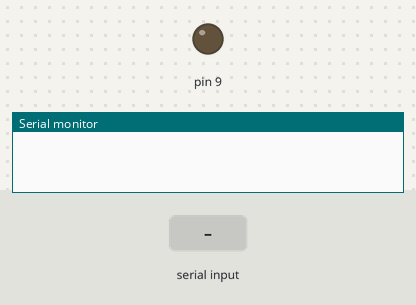
This sketch was run on a simulated Arduino Uno, built with avr-gcc and run on an emulated ATmega328P. Shown: output pins drawn as LEDs (lit = HIGH), the last lines printed to the serial monitor. The test bench sets the inputs (shaded band).

Above: at 1.2 s.
1.3 s: "1" received over Serial
At 5.8 s:
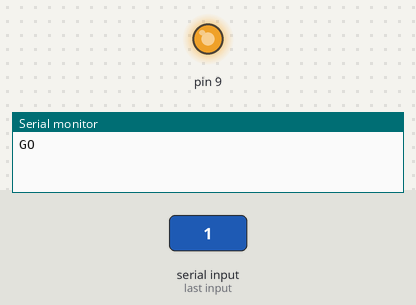
At 10.8 s:
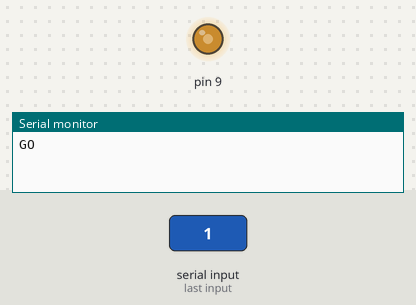
Timing chart, 0 to 12.3 s (numbered marks = the images above; inputs shaded):
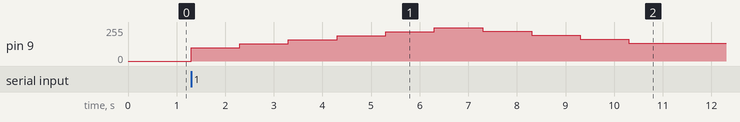

The sketch:

motors_copy_20230930180031.ino
```cpp
// int ENA = 9;
// int ENB = 3;
// int IN1 = 7;
// int IN2 = 6;
// int IN3 = 5;
// int IN4 = 4;

class Motor{
public:
  Motor(int ENA, int IN1, int IN2, int power){
    _ENA = ENA;
    _IN1 = IN1;
    _IN2 = IN2;
    _power = power;
    pinMode(_ENA, OUTPUT);
    pinMode(_IN1, OUTPUT);
    pinMode(_IN2, OUTPUT);
    digitalWrite(_IN1, LOW);
    digitalWrite(_IN2, LOW);
  }

  void forward(){
    while(_power < 255) {
      analogWrite(_ENA, _power);
      digitalWrite(_IN1, HIGH);
      digitalWrite(_IN2, LOW);
      delay(1000);
      _power += 30;
  }
  _power = 225;
  while(_power > 105) {
    analogWrite(_ENA, _power);
    digitalWrite(_IN1, LOW);
    digitalWrite(_IN2, HIGH);
    delay(1000);
    _power -= 30;
  }
  _power = 105;
  }

private:
  int _ENA;
  int _IN1;
  int _IN2;
  int _power;
};

Motor m1(9, 7, 6, 100);

void setup() {
  pinMode(9, OUTPUT);
  pinMode(7, LOW);
  pinMode(6, LOW);
  Serial.begin(9600);
}

void loop() {
  if(Serial.available()){
    int i = Serial.read();
    if(i == 49){
      Serial.println("GO");
      m1.forward();
    }
  }
}
```

Measured:
- after the input at 1.3 s, pin 9: rises from 0/255 to 250/255 in 5.0 s, then falls to 135/255 in 4.0 s
